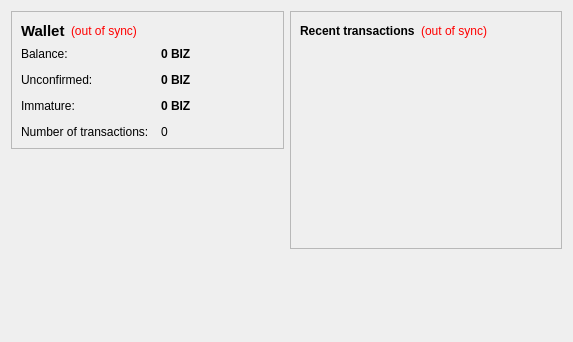
<?xml version="1.0" encoding="UTF-8"?>
<ui version="4.0">
 <class>OverviewPage</class>
 <widget class="QWidget" name="OverviewPage">
  <property name="geometry">
   <rect>
    <x>0</x>
    <y>0</y>
    <width>573</width>
    <height>342</height>
   </rect>
  </property>
  <property name="windowTitle">
   <string>Form</string>
  </property>
  <layout class="QHBoxLayout" name="horizontalLayout" stretch="1,1">
   <item>
    <layout class="QVBoxLayout" name="verticalLayout_2">
     <item>
      <widget class="QFrame" name="frame">
       <property name="frameShape">
        <enum>QFrame::StyledPanel</enum>
       </property>
       <property name="frameShadow">
        <enum>QFrame::Raised</enum>
       </property>
       <layout class="QVBoxLayout" name="verticalLayout_4">
        <item>
         <layout class="QHBoxLayout" name="horizontalLayout_4">
          <item>
           <widget class="QLabel" name="label_5">
            <property name="font">
             <font>
              <pointsize>11</pointsize>
              <weight>75</weight>
              <bold>true</bold>
             </font>
            </property>
            <property name="text">
             <string>Wallet</string>
            </property>
           </widget>
          </item>
          <item>
           <widget class="QLabel" name="labelWalletStatus">
            <property name="toolTip">
             <string>The displayed information may be out of date. Your wallet automatically synchronizes with the BusinessCoin network after a connection is established, but this process has not completed yet.</string>
            </property>
            <property name="styleSheet">
             <string notr="true">QLabel { color: red; }</string>
            </property>
            <property name="text">
             <string notr="true">(out of sync)</string>
            </property>
            <property name="alignment">
             <set>Qt::AlignLeading|Qt::AlignLeft|Qt::AlignVCenter</set>
            </property>
           </widget>
          </item>
          <item>
           <spacer name="horizontalSpacer_2">
            <property name="orientation">
             <enum>Qt::Horizontal</enum>
            </property>
            <property name="sizeHint" stdset="0">
             <size>
              <width>40</width>
              <height>20</height>
             </size>
            </property>
           </spacer>
          </item>
         </layout>
        </item>
        <item>
         <layout class="QFormLayout" name="formLayout_2">
          <property name="fieldGrowthPolicy">
           <enum>QFormLayout::AllNonFixedFieldsGrow</enum>
          </property>
          <property name="horizontalSpacing">
           <number>12</number>
          </property>
          <property name="verticalSpacing">
           <number>12</number>
          </property>
          <item row="0" column="0">
           <widget class="QLabel" name="label">
            <property name="text">
             <string>Balance:</string>
            </property>
           </widget>
          </item>
          <item row="0" column="1">
           <widget class="QLabel" name="labelBalance">
            <property name="font">
             <font>
              <weight>75</weight>
              <bold>true</bold>
             </font>
            </property>
            <property name="cursor">
             <cursorShape>IBeamCursor</cursorShape>
            </property>
            <property name="toolTip">
             <string>Your current balance</string>
            </property>
            <property name="text">
             <string notr="true">0 BIZ</string>
            </property>
            <property name="textInteractionFlags">
             <set>Qt::LinksAccessibleByMouse|Qt::TextSelectableByKeyboard|Qt::TextSelectableByMouse</set>
            </property>
           </widget>
          </item>
          <item row="1" column="0">
           <widget class="QLabel" name="label_3">
            <property name="text">
             <string>Unconfirmed:</string>
            </property>
           </widget>
          </item>
          <item row="1" column="1">
           <widget class="QLabel" name="labelUnconfirmed">
            <property name="font">
             <font>
              <weight>75</weight>
              <bold>true</bold>
             </font>
            </property>
            <property name="cursor">
             <cursorShape>IBeamCursor</cursorShape>
            </property>
            <property name="toolTip">
             <string>Total of transactions that have yet to be confirmed, and do not yet count toward the current balance</string>
            </property>
            <property name="text">
             <string notr="true">0 BIZ</string>
            </property>
            <property name="textInteractionFlags">
             <set>Qt::LinksAccessibleByMouse|Qt::TextSelectableByKeyboard|Qt::TextSelectableByMouse</set>
            </property>
           </widget>
          </item>
          <item row="3" column="0">
           <widget class="QLabel" name="label_2">
            <property name="text">
             <string>Number of transactions:</string>
            </property>
           </widget>
          </item>
          <item row="3" column="1">
           <widget class="QLabel" name="labelNumTransactions">
            <property name="toolTip">
             <string>Total number of transactions in wallet</string>
            </property>
            <property name="text">
             <string notr="true">0</string>
            </property>
           </widget>
          </item>
          <item row="2" column="0">
           <widget class="QLabel" name="labelImmatureText">
            <property name="text">
             <string>Immature:</string>
            </property>
           </widget>
          </item>
          <item row="2" column="1">
           <widget class="QLabel" name="labelImmature">
            <property name="font">
             <font>
              <weight>75</weight>
              <bold>true</bold>
             </font>
            </property>
            <property name="toolTip">
             <string>Mined balance that has not yet matured</string>
            </property>
            <property name="text">
             <string notr="true">0 BIZ</string>
            </property>
            <property name="textInteractionFlags">
             <set>Qt::LinksAccessibleByMouse|Qt::TextSelectableByKeyboard|Qt::TextSelectableByMouse</set>
            </property>
           </widget>
          </item>
         </layout>
        </item>
       </layout>
      </widget>
     </item>
     <item>
      <spacer name="verticalSpacer">
       <property name="orientation">
        <enum>Qt::Vertical</enum>
       </property>
       <property name="sizeHint" stdset="0">
        <size>
         <width>20</width>
         <height>40</height>
        </size>
       </property>
      </spacer>
     </item>
    </layout>
   </item>
   <item>
    <layout class="QVBoxLayout" name="verticalLayout_3">
     <item>
      <widget class="QFrame" name="frame_2">
       <property name="frameShape">
        <enum>QFrame::StyledPanel</enum>
       </property>
       <property name="frameShadow">
        <enum>QFrame::Raised</enum>
       </property>
       <layout class="QVBoxLayout" name="verticalLayout">
        <item>
         <layout class="QHBoxLayout" name="horizontalLayout_2">
          <item>
           <widget class="QLabel" name="label_4">
            <property name="text">
             <string>&lt;b&gt;Recent transactions&lt;/b&gt;</string>
            </property>
           </widget>
          </item>
          <item>
           <widget class="QLabel" name="labelTransactionsStatus">
            <property name="toolTip">
             <string>The displayed information may be out of date. Your wallet automatically synchronizes with the BusinessCoin network after a connection is established, but this process has not completed yet.</string>
            </property>
            <property name="styleSheet">
             <string notr="true">QLabel { color: red; }</string>
            </property>
            <property name="text">
             <string notr="true">(out of sync)</string>
            </property>
            <property name="alignment">
             <set>Qt::AlignRight|Qt::AlignTrailing|Qt::AlignVCenter</set>
            </property>
           </widget>
          </item>
          <item>
           <spacer name="horizontalSpacer">
            <property name="orientation">
             <enum>Qt::Horizontal</enum>
            </property>
            <property name="sizeHint" stdset="0">
             <size>
              <width>40</width>
              <height>20</height>
             </size>
            </property>
           </spacer>
          </item>
         </layout>
        </item>
        <item>
         <widget class="QListView" name="listTransactions">
          <property name="styleSheet">
           <string notr="true">QListView { background: transparent; }</string>
          </property>
          <property name="frameShape">
           <enum>QFrame::NoFrame</enum>
          </property>
          <property name="verticalScrollBarPolicy">
           <enum>Qt::ScrollBarAlwaysOff</enum>
          </property>
          <property name="horizontalScrollBarPolicy">
           <enum>Qt::ScrollBarAlwaysOff</enum>
          </property>
          <property name="selectionMode">
           <enum>QAbstractItemView::NoSelection</enum>
          </property>
         </widget>
        </item>
       </layout>
      </widget>
     </item>
     <item>
      <spacer name="verticalSpacer_2">
       <property name="orientation">
        <enum>Qt::Vertical</enum>
       </property>
       <property name="sizeHint" stdset="0">
        <size>
         <width>20</width>
         <height>40</height>
        </size>
       </property>
      </spacer>
     </item>
    </layout>
   </item>
  </layout>
 </widget>
 <resources/>
 <connections/>
</ui>
